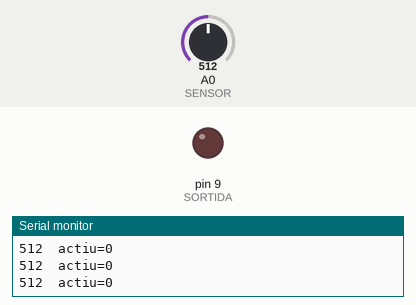
A sketch run on a simulated Arduino Uno, built with avr-gcc and run on an emulated ATmega328P. Parts: output pins drawn as LEDs (lit = HIGH), the last lines printed to the serial monitor. The inputs (shaded band) are chosen by the test bench; at power-on: A0 (SENSOR) = 512.

Above: at 1.2 s.
1.3 s: A0 (SENSOR) set to 583
2.8 s: A0 (SENSOR) set to 610
At 3.8 s:
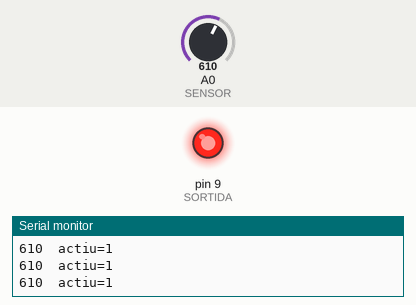
4.3 s: A0 (SENSOR) set to 512
5.8 s: A0 (SENSOR) set to 487
At 6.6 s:
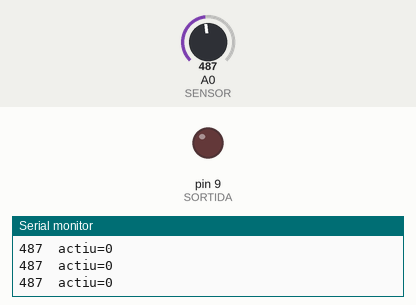
7.3 s: A0 (SENSOR) set to 716
At 8.0 s:
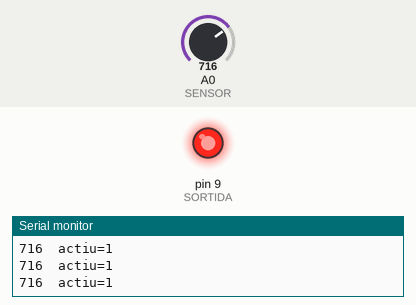
Timing chart, 0 to 9.8 s (numbered marks = the images above; inputs shaded):
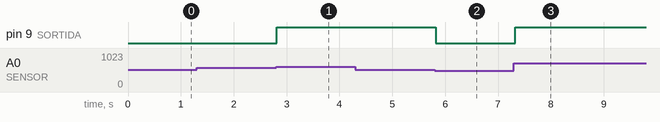

Measured:
- the behaviour switches between 600 and 601 on A0 (SENSOR) (found by bisection; images 0 and 1)
- the behaviour switches between 500 and 499 on A0 (SENSOR) (found by bisection; images 1 and 2)
- after the input at 2.8 s, pin 9 (SORTIDA): LOW → HIGH at once
- after the input at 5.8 s, pin 9 (SORTIDA): HIGH → LOW at once
- after the input at 7.3 s, pin 9 (SORTIDA): LOW → HIGH at once

The sketch:

sketch.ino
```cpp
/*
  SA6 - Termostat amb HISTERESI (per a Wokwi)
  Control tot/res amb histeresi per evitar oscil-lacions al voltant de la consigna.
  El potenciometre (A0) fa de "temperatura" (0-1023, mes valor = mes calor) i
  la sortida (pin 9, LED) fa de ventilador/calefactor.
  Encen quan supera LLINDAR_ALT i apaga quan baixa de LLINDAR_BAIX.
  A Wokwi: gira el potenciometre lentament i observa que el LED no "vibra"
  a la zona morta entre els dos llindars.
*/

const int SENSOR = A0;
const int SORTIDA = 9;     // ventilador/LED

const int LLINDAR_ALT  = 600;  // encen el ventilador (massa calor)
const int LLINDAR_BAIX = 500;  // apaga (ja s'ha refredat)

bool actiu = false;

void setup() {
  pinMode(SORTIDA, OUTPUT);
  Serial.begin(9600);
}

void loop() {
  int t = analogRead(SENSOR);

  if (!actiu && t > LLINDAR_ALT) {
    actiu = true;               // s'ha escalfat: engega
  } else if (actiu && t < LLINDAR_BAIX) {
    actiu = false;              // s'ha refredat: atura
  }

  digitalWrite(SORTIDA, actiu ? HIGH : LOW);

  Serial.print(t);
  Serial.print("  actiu=");
  Serial.println(actiu);
  delay(100);
}
```
